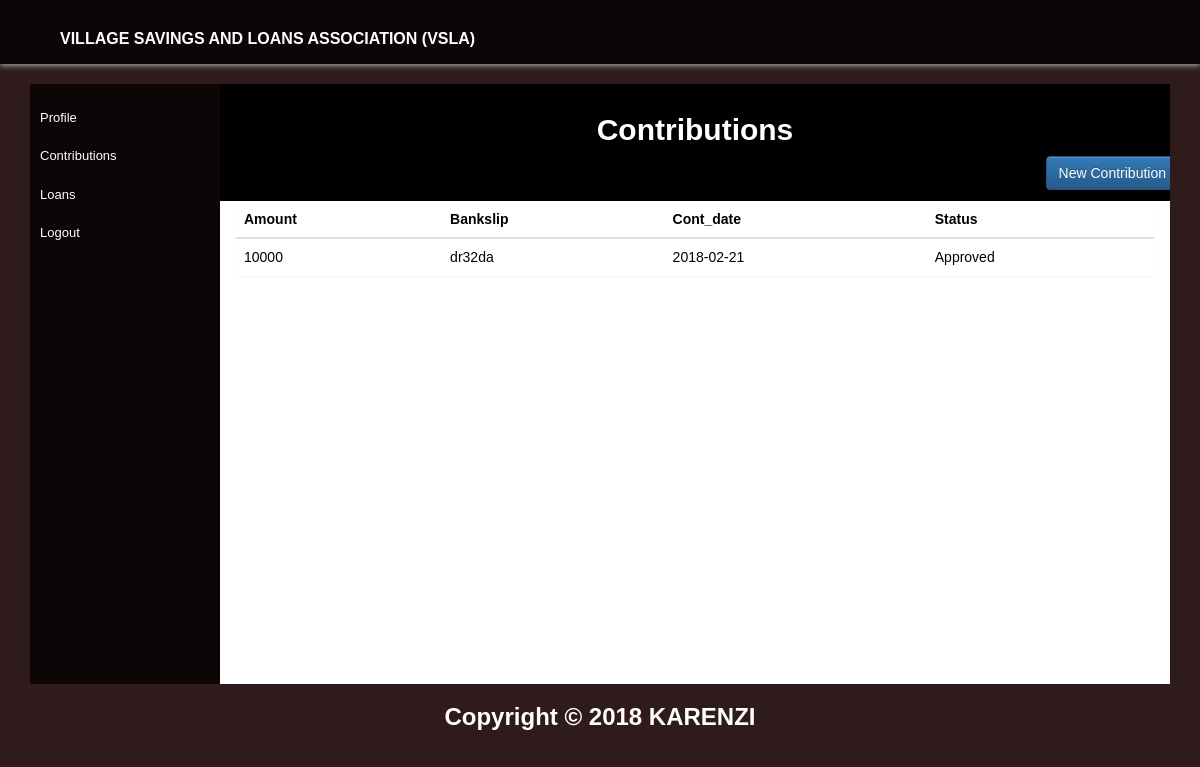
Screenshot of /?page=M_contributions (signed in) with the database file from the repository.
### tables this page shows
CREATE TABLE `contribution` (
  `contribution_id` int(10) NOT NULL,
  `member_id` int(10) NOT NULL,
  `amount` int(20) NOT NULL,
  `bankslip` varchar(250) NOT NULL,
  `cont_date` date NOT NULL,
  `status` varchar(50) NOT NULL
);

### controllers/controller.php (called while the page is built, shortened)
<?php
require_once('models/model.php');
class Controller {
	protected $model;
	public function __construct() {
		$this->model = new Model();
	}
	public function M_contributions() {
		$tests = $this->model->M_contributions();
		require_once 'views/member.php';
	}
}
?>

### index.php (called while the page is built, shortened)
<?php
require_once('controllers/controller.php');
$controller = new Controller();
if(empty($_REQUEST['page'])) $page='index';
else $page = $_REQUEST['page'];
$controller->$page();
?>

### models/member.php (called while the page is built, shortened)
<?php
require_once('database.php');
class Member {
	protected $database;
	public function __construct()
	{
		$this->database = new Db();
		$this->database->connect();
	}
public function M_contributions() {
	if (isset($_SESSION['username'])) {
		$username = $_SESSION['username'];
	}
		$sql = "SELECT c.amount, c.bankslip, c.cont_date, c.status from contribution as c RIGHT JOIN member on member.member_id = c.member_id where member.username = '$username'";
		$result = $this->database->execute($sql);
		return $result;
	}
}
?>

### models/model.php (called while the page is built, shortened)
<?php
require_once ('member.php');
class Model {
	protected $tests;
	public function __construct() {
		$this->tests = new Member();
	}
public function M_contributions() {
		return $this->tests->M_contributions();
	}
}
?>

### models/database.php (called while the page is built, shortened)
<?php
class Db {
protected $db_connection;
public function connect() {
	$this->db_connection = mysqli_connect(host,user,pass,database) or die(mysqli_error($this->db_connection));
}
public function execute($sql) {
	$query=mysqli_query($this->db_connection, $sql)  or die($sql.mysqli_error($this->db_connection));
		$result=array();
		if(preg_match("/^select/i", $sql)) { while($row=mysqli_fetch_assoc($query)) $result[]=$row; }
		return $result;
}
}
?>

### views/M_contributions.php (the view)
<div>
  <div class="panel">
    <div class="panel-heading panel-black text-center">
      <h2> Contributions</h2>
      <div class="text-right">
      <a href="?page=New_contribution" class="btn btn-primary">New Contribution</a>
    </div>
    </div>
  <table class="table table-hover">
    <thead>
      <th>Amount</th>
      <th>Bankslip</th>
      <th>Cont_date</th>
      <th>Status</th>
    </thead>
    <tbody>
<?php
        foreach ($tests as $data) {
      ?>
      <tr>
        <td><?php echo $data['amount'];?></td>
        <td><?php echo $data['bankslip'];?></td>
        <td><?php echo $data['cont_date'];?></td>
         <td><?php echo $data['status'];?></td>
      <?php } ?>
      </tr>
    </tbody>
  </table>
  </div>
</div>

### css/style.css (style rules this page uses)
body { font-family: 'Raleway', sans-serif; }
a,a:hover { text-decoration: none; }
.panel-black.panel-heading { background-color: black; margin-right: -40px; margin-left: -40px; margin-top: -2px; color: white; }
.hm-body { background-color: rgb(48,27,28); color: white; }
html, body { height: 100%; font-family:verdana,arial,sans-serif; color:#555555; }
a { color:#222222; }
h1,h2,h3 { font-weight:800; }
.btn-primary,.label-primary,.list-group-item.active, .list-group-item.active:hover, .list-group-item.active:focus { background-color:#3B5999; color:#fffffe; }

### rows the page displays
contribution: amount "10000", bankslip "dr32da", cont_date "2018-02-21", status "Approved"
